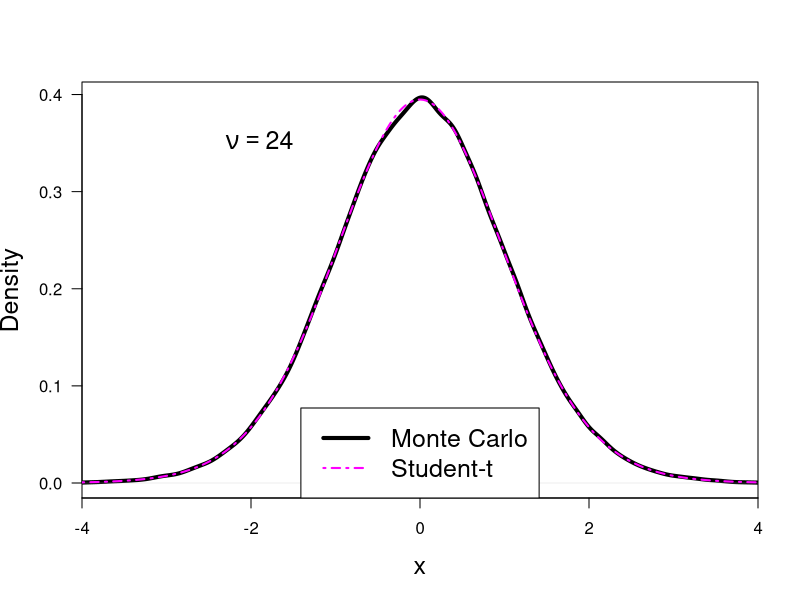

Here is the R script that generated this plot:
print('file: MonteCarlottestnu24d.R')
# Monte Carlo simulation: Student-t(t; nu=24); density estimation
n = 25 # sample size
nu = n-1 # degrees of freedom
mu = 0 # true mean
sigma = 1.5 # true standard deviation (arbitrary value > 0)
set.seed(1953) # seed for random number generators
M = 1e5; sflag = 2 # number of Monte Carlo runs for density estimate
tvalue = numeric(M)
for(j in 1:M) {
    r = rnorm(n,mu,sigma) # n random values from normal distribution
    rm = mean(r) # sample mean
    rsd = sd(r)  # sample standard deviation
    tvalue[j] = (rm-mu)/(rsd/sqrt(n))
}
if (sflag == 2) { # density estimate
  # png('MonteCarlo-t-density220403.png',width=16,height=16,units='cm',res=300)
  plot(density(tvalue,from=-4,to=4),type='l',lwd=4,col='black',xlab='x',
       ylab='Density',las=1,cex.lab=1.5,main='',xaxs='i') #,yaxs='i')
  xp = seq(-4,4,0.01); yp = dt(xp,nu)
  lines(xp,yp,col='magenta',lty=4,lwd=2)
  text(-2.5,0.35,bquote(~nu == .(nu)),col='black',cex=1.5,pos=4)
  legend('bottom',legend=c('Monte Carlo','Student-t'),col=c('black','magenta'),lty=c(1,4),
         lwd=c(4,2),cex=1.5)
  # dev.off()
}
# ------------------------------------------------------------------
